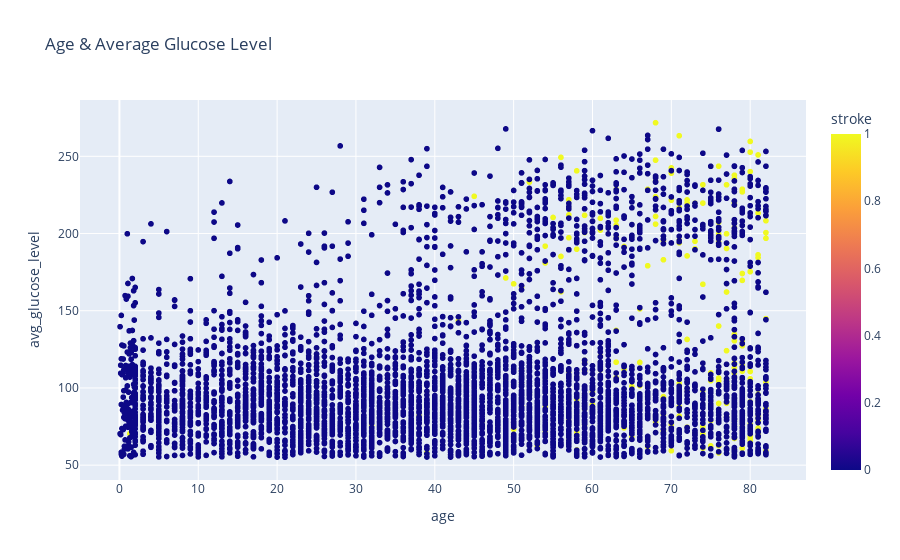

The cell this chart's notebook holds for it:
### Code cell
fig = px.scatter(dataframe, x='age', y='avg_glucose_level', title='Age & Average Glucose Level ', color='stroke', hover_data = dataframe[['stroke']])
fig.show()

### Figure 1 — Plotly figure (JSON) as saved in the notebook; plotly's stock layout.template omitted (floating-point values rounded to 4 significant figures; data arrays with more than 128 entries replaced by an {"elided": "..."} marker saying what was removed)
{"data": [{"customdata": {"elided": "5110x1 int values"}, "hovertemplate": "age=%{x}<br>avg_glucose_level=%{y}<br>stroke=%{marker.color}<extra></extra>", "legendgroup": "", "marker": {"color": {"elided": "5110 int values"}, "coloraxis": "coloraxis", "symbol": "circle"}, "mode": "markers", "name": "", "showlegend": false, "type": "scattergl", "x": {"elided": "5110 float values"}, "xaxis": "x", "y": {"elided": "5110 float values"}, "yaxis": "y"}], "layout": {"coloraxis": {"colorbar": {"title": {"text": "stroke"}}, "colorscale": [[0, "#0d0887"], [0.1111, "#46039f"], [0.2222, "#7201a8"], [0.3333, "#9c179e"], [0.4444, "#bd3786"], [0.5556, "#d8576b"], [0.6667, "#ed7953"], [0.7778, "#fb9f3a"], [0.8889, "#fdca26"], [1, "#f0f921"]]}, "legend": {"tracegroupgap": 0}, "title": {"text": "Age & Average Glucose Level "}, "xaxis": {"anchor": "y", "domain": [0, 1], "title": {"text": "age"}}, "yaxis": {"anchor": "x", "domain": [0, 1], "title": {"text": "avg_glucose_level"}}}}
